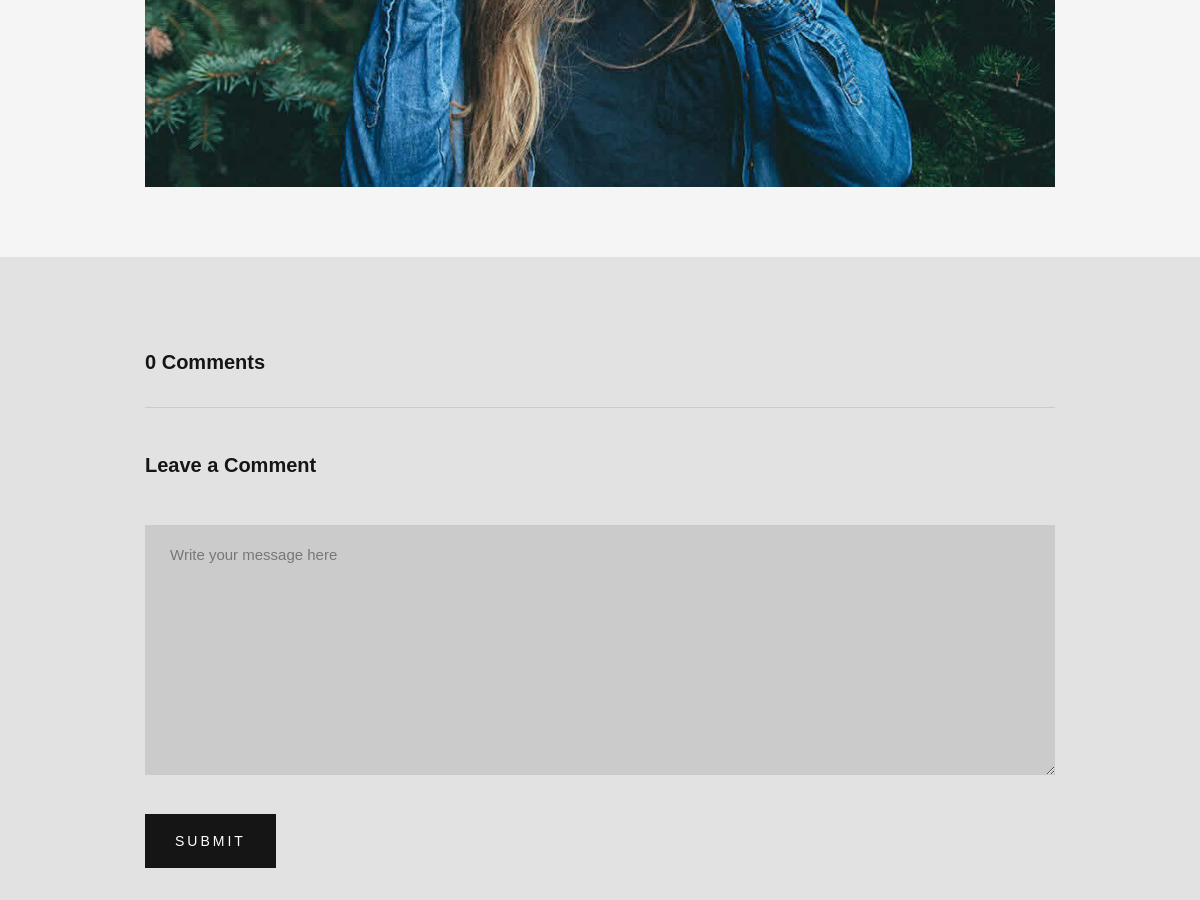
/blog/1 (middle part), run on an earlier commit of the app's database.
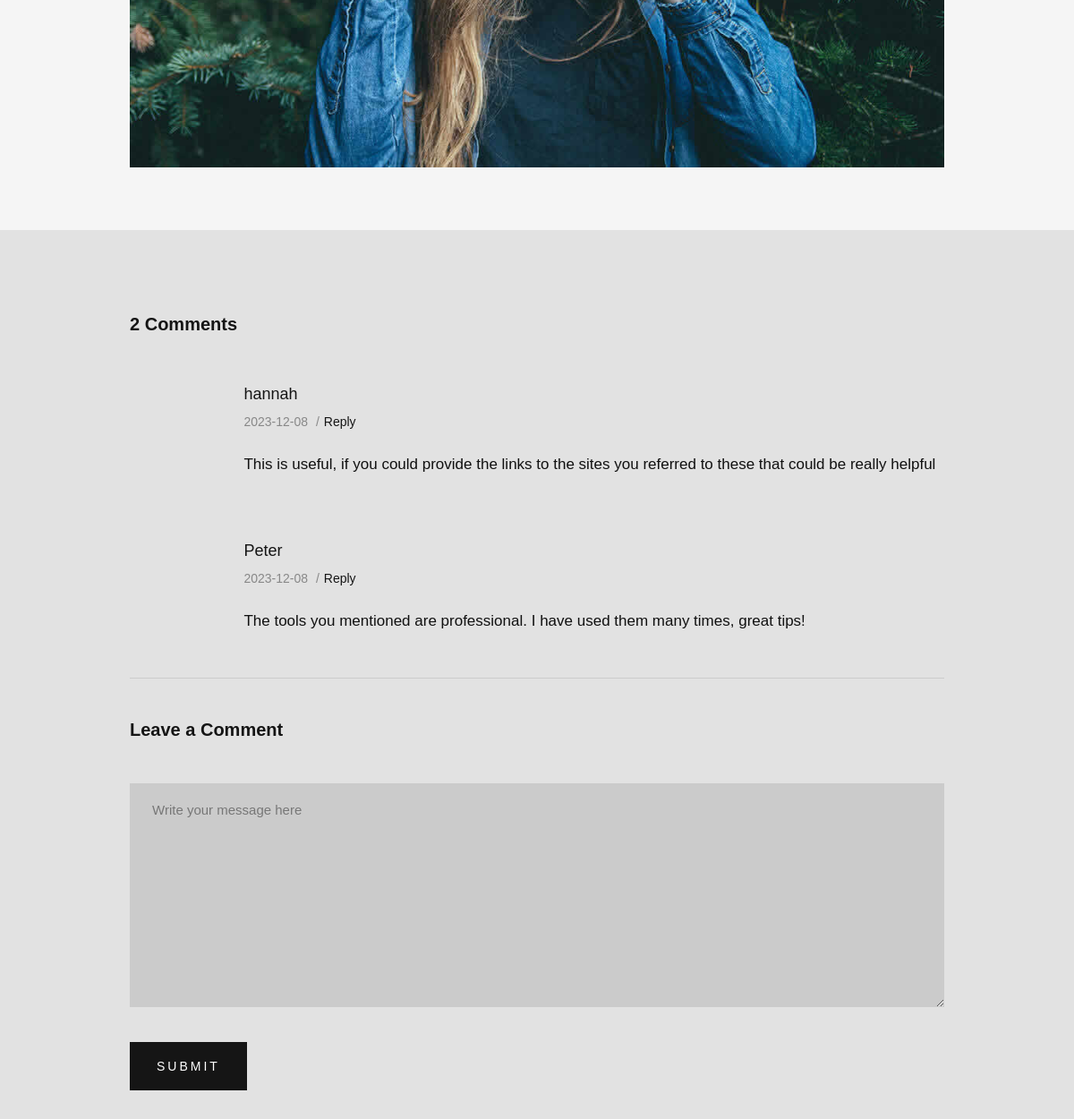
And on a later commit of the database.
### app.py (models this page shows)
class Comment(db.Model):
    id = db.Column(db.Integer, primary_key=True)
    content = db.Column(db.Text, nullable=True)
    blog_id = db.Column(db.Integer, db.ForeignKey('blog.id'), nullable=False)
    author_id = db.Column(db.Text, db.ForeignKey('user.id'), nullable=False)
    author_name = db.Column(db.String(100), nullable=True)
    comment_date = db.Column(db.String(100), nullable=True)

### app.py (the view)
@app.route('/blog/<int:blog_id>')
def blog(blog_id):
    blog = Blog.query.get_or_404(blog_id)
    comments = Comment.query.filter(Comment.blog_id == blog_id).all()
    user = fetch_user(current_user)
    number_comm = len(comments)
    return render_template('blog.html', blog=blog, comments = comments, num_comm = number_comm, user=user)

### app.py (called while the page is built)
def fetch_user(user):
    try:
        role = user.role
        public_user = user
    except AttributeError: # role not assigned
        class public_user():
            role = ''
    return public_user

### templates/blog.html (shortened to what this page needs)
<!DOCTYPE html>
<html class="no-js" lang="en">
<head>
   <link rel="stylesheet" href="/static/css/base.css">
   <link rel="stylesheet" href="/static/css/vendor.css">
   <link rel="stylesheet" href="/static/css/main.css">
</head>
<body id="top">
   <section id="content-wrap" class="blog-single">
   	<div class="row">
   		<div class="col-twelve">
   			<article class="format-standard">
					<div class="primary-content">
						<p><img src="/static/images/shutterbug.jpg" alt=""></p>
				</article>
			</div>
   	</div>
		<div class="comments-wrap">
			<div id="comments" class="row">
				<div class="col-full">
               <h3>{{num_comm}} Comments</h3>
               <ol class="commentlist">
				{% for comment in comments %}
                  <li class="depth-1">
                     <div class="comment-content">
	                     <div class="comment-info">
	                        <cite>{{comment.author_name}}</cite>
	                        <div class="comment-meta">
	                           <time class="comment-time" datetime={{comment.comment_date}}>{{comment.comment_date}}</time>
	                           <span class="sep">/</span><a class="reply" href="#">Reply</a>
	                        </div>
	                     </div>
	                     <div class="comment-text">
	                        <p>{{comment.content}}</p>
	                     </div>
	                  </div>
                  </li>
				  {% endfor %}
               <div class="respond">
               	<h3>Leave a Comment</h3>
                  <form name="contactForm" id="contactForm" method="post" action="{{url_for('comment', blog_id = blog.id)}}">
                     <div class="message form-field">
                        <textarea name="content" id="content" class="full-width" placeholder="Write your message here" ></textarea>
                     </div>
                     <button type="submit" class="submit button-primary">Submit</button>
  				      </form>
               </div>
         	</div>
         </div>
		</div>
   </section>
</body>
</html>

### static/css/base.css (style rules this page uses)
html { font-family: sans-serif; -ms-text-size-adjust: 100%; -webkit-text-size-adjust: 100%; }
body { margin: 0; }
article, aside, details, figcaption, figure, footer, header, hgroup, main, menu, nav, section, summary { display: block; }
a { background: transparent; }
img { border: 0; }
button, input, optgroup, select, textarea { color: inherit; font: inherit; margin: 0; }
button { overflow: visible; }
button, select { text-transform: none; }
button, html input[type="button"], input[type="reset"], input[type="submit"] { -webkit-appearance: button; cursor: pointer; }
textarea { overflow: auto; }
html { font-size: 62.5%; box-sizing: border-box; }
*, *::before, *::after { box-sizing: inherit; }
body { font-weight: normal; line-height: 1; text-rendering: optimizeLegibility; word-wrap: break-word; -webkit-overflow-scrolling: touch; -webkit-text-size-adjust: none; }
body, input, button { -moz-osx-font-smoothing: grayscale; -webkit-font-smoothing: antialiased; }
img, video { max-width: 100%; height: auto; }
div, dl, dt, dd, ul, ol, li, h1, h2, h3, h4, h5, h6, pre, form, p, blockquote, th, td { margin: 0; padding: 0; }
h1, h2, h3, h4, h5, h6 { -webkit-font-variant-ligatures: common-ligatures; -moz-font-variant-ligatures: common-ligatures; font-variant-ligatures: common-ligatures; text-rendering: optimizeLegibility; }
ol, ul { list-style: none; }
li { display: block; }
a { text-decoration: none; line-height: inherit; }
input[type="email"], input[type="number"], input[type="search"], input[type="text"], input[type="tel"], input[type="url"], input[type="password"], textarea { -webkit-appearance: none; -moz-appearance: none; -ms-appearance: none; -o-appearance: none; appearance: none; }
.row { width: 94%; max-width: 1170px; margin: 0 auto; }
.row:before, .row:after { content: ""; display: table; }
.row:after { clear: both; }
[class*="col-"], .bgrid { float: left; }
[class*="col-"] { padding: 0 20px; }
.col-twelve, .col-full { width: 100%; }
.full-width { width: 100%; }

What changed in the data, as far as the page shows it:
added Comment: author_name "hannah", comment_date "2023-12-08", content "This is useful, if you could provide the links to the sites you referred to these that could be really helpful"
added Comment: author_name "Peter", comment_date "2023-12-08", content "The tools you mentioned are professional. I have used them many times, great tips!"
Also different on the page:
{{ num_comm }}: "0" → "2"
